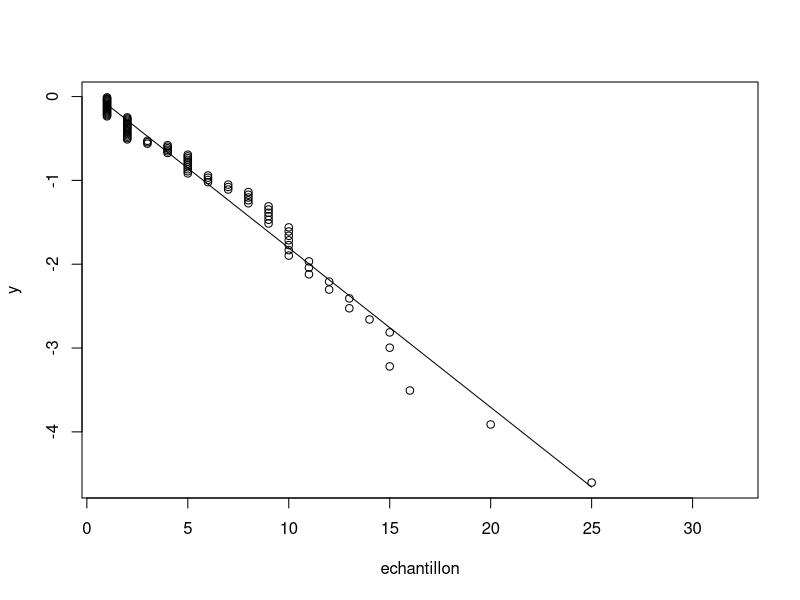
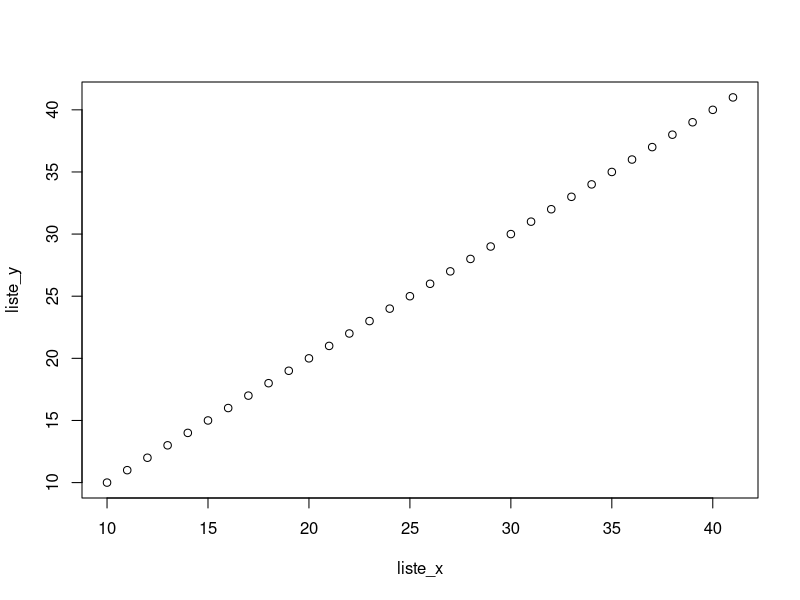

The R source for these figures, in order:
n = 100
r = 1
p = 0.1789
echantillon = sort(rnbinom(n,r,p))
for (i in 1:n) {
    echantillon[i] = echantillon[i] + r
}

#Estimons p (1.1)
print("Estimation de p selon la méthode des moments, et de maximum de vraisemblance")
print(r / mean(echantillon))



#Estimons p (1.4)
print("Estimation de p graphique")
h<-function(x)
{
  return (log(1 - x))
}

y = echantillon
for (i in 1:n)
{
  y[i] = h(i / n)
}
plot(echantillon, y)
x = head(echantillon, -1)
y = head(y, -1)
reg<-lm(y~x)
lines(x, fitted.values(reg))
print(reg)
print(1 - exp(reg$coefficients[2]))

# Second cas

n = 10000
r = 10
p = 0.5
echantillon = sort(rnbinom(n,r,p))
for (i in 1:n) {
    echantillon[i] = echantillon[i] + r
}
liste_x = c()
liste_y = c()

for (i in 1:length(echantillon)-1) {
    if(length(liste_x[liste_x==echantillon[i]]) != 0) {
        next
    }
    liste_x = c(liste_x, echantillon[i])
    liste_y = c(liste_y, c(echantillon[i] * length(echantillon[echantillon==echantillon[i]])  / length(echantillon[echantillon==echantillon[i+1]])))
}
plot(liste_x, liste_y)
n_reg<-lm(liste_y~liste_x)
print(n_reg)

print("pg2")
print(1 - 1/ n_reg$coefficients[2])
print("pg3")
print(1 + (r-1) / n_reg$coefficients[1])
